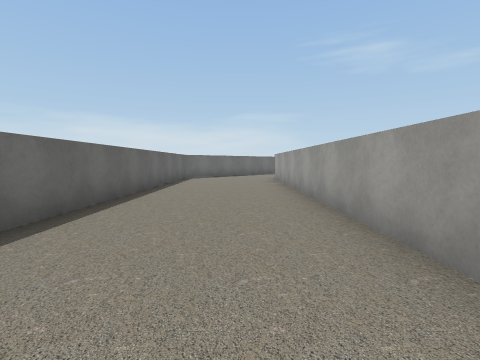
view 1 (above)

15 first-person views from a walk through a scene from a Unity 3-D project. The camera is 1.4 m above the floor, tilts 4° down and sees 85° across. The floor is counted in squares, 2 m on a side. Each view is taken from the middle of a square. On the plan, view 1 faces up. The plan holds only what a view shows up to about 9 squares ahead; the rest is blank. The place goes on beyond the plan. The player is left out. Some surface patterns are stand-ins.

view 2
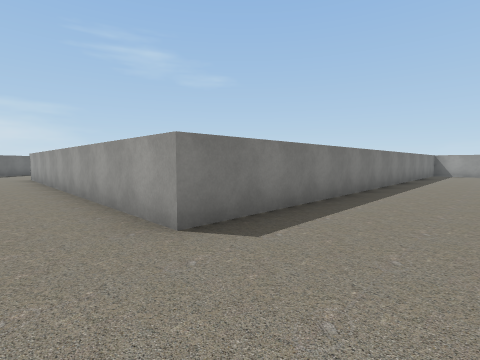

view 3
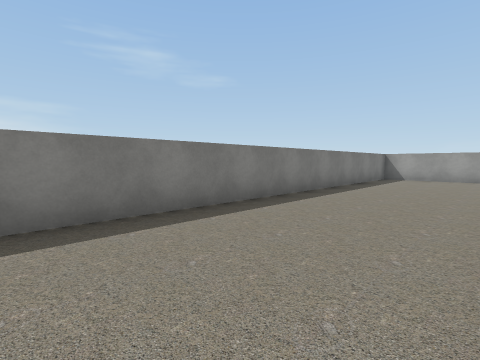

view 4
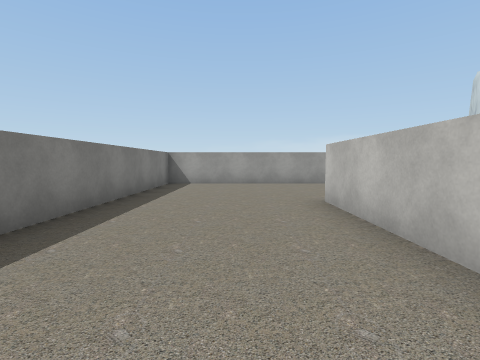

view 5
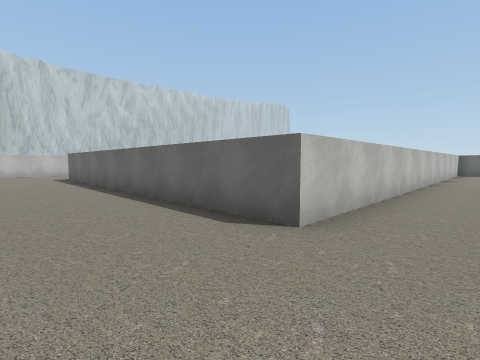

view 6
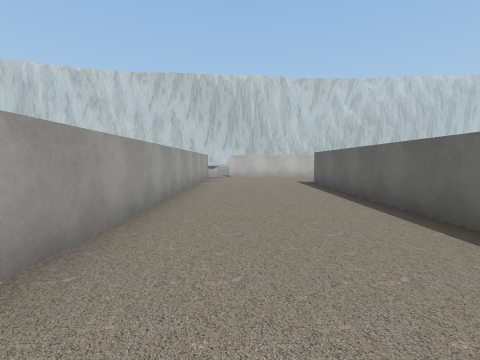

view 7
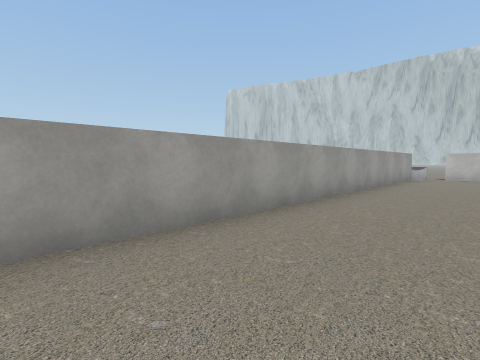

view 8
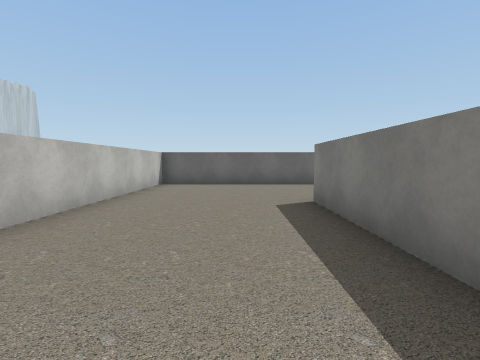

view 9
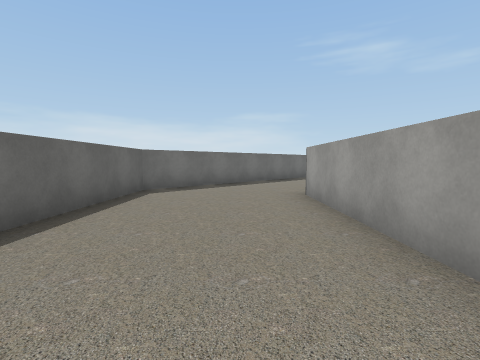

view 10
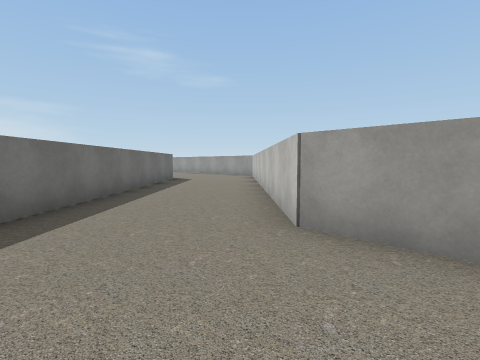

view 11
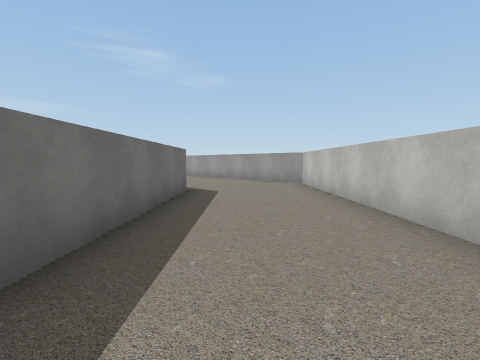

view 12
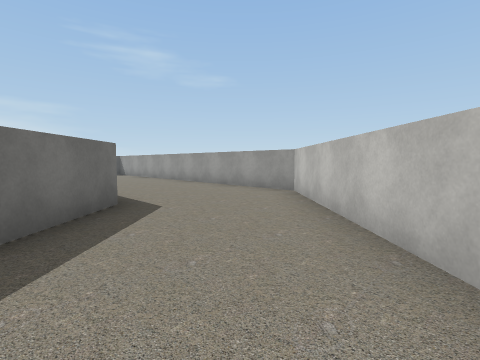

view 13
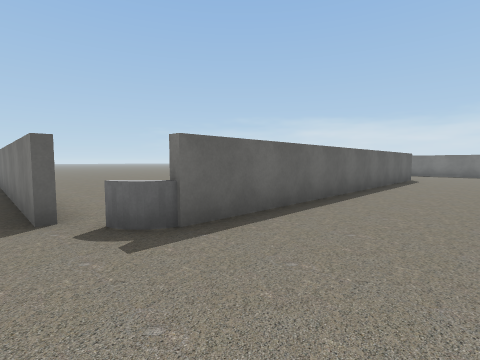

view 14
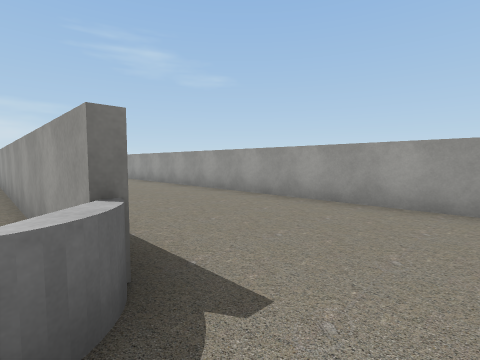

view 15
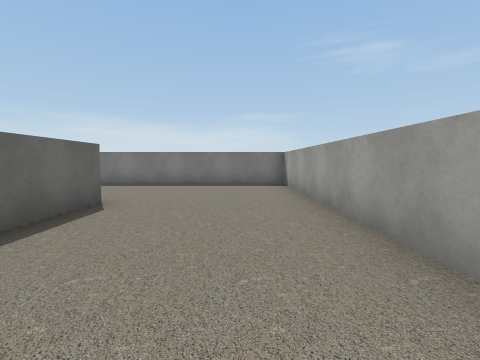

### Floor plan
Points are (right, up) in squares from view 1. A wall is a line through its corners. A room is listed if a view was taken in it or the views show most of it. See-through windows are left out.
Room 1 (views 1, 2, 3, 4, 5, 6, 7, 8, 9, 10, 11, 12, 13, 14, 15)
walls: (15.4, -15.4) (15.4, 0.3) (1.4, 0.3) (1.4, 10.5) (8.4, 17.5) (8.4, 20.5); (4.7, 18.5) (-2.4, 11.5) (-2.4, -3.5) (11.6, -3.5) (11.6, -13.5)

Positions as (right, up) in squares from view 1, and headings:
1: (0, 0), facing up
2: (0, -2), facing up-right
3: (4, -3), facing up-right
4: (7, -2), facing right
5: (14, -2), facing down-left
6: (14, -5), facing down
7: (13, -5), facing down-right
8: (6, -1), facing left
9: (0, 5), facing up
10: (-1, 9), facing up-right
11: (1, 13), facing up-right
12: (3, 14), facing up-right
13: (14, -15), facing up-left
14: (11, -15), facing up-right
15: (14, -8), facing up
